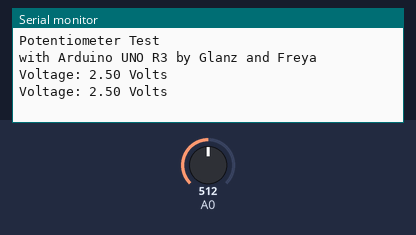
Simulated run of this sketch. Board: Arduino Uno, built with avr-gcc and run on an emulated ATmega328P. Parts: the last lines printed to the serial monitor. The inputs (shaded band) are chosen by the test bench; at power-on: A0 = 512.

Above: at 1.8 s.
1.9 s: A0 set to 716
At 2.8 s:
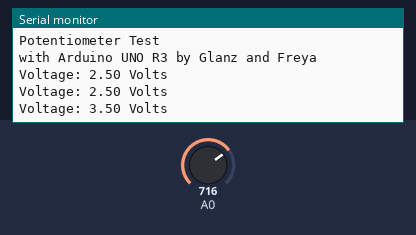
3.4 s: A0 set to 900
At 4.7 s:
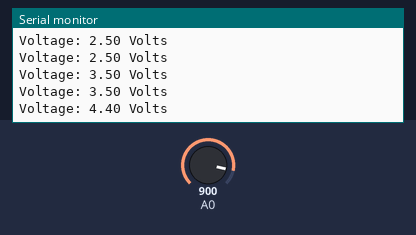
Timing chart, 0 to 6.4 s (numbered marks = the images above; inputs shaded):
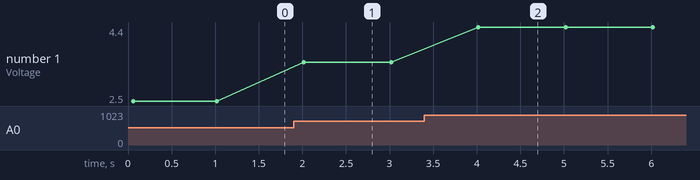

The sketch:

Potentiometer.ino
```cpp
void setup() {
  Serial.begin (9600);
  Serial.println("Potentiometer Test");
  Serial.println("with Arduino UNO R3 by Glanz and Freya");

}

void loop() {
  int sensorValue = analogRead(A0);
  float voltage = sensorValue * (5.0 / 1023.0);

  Serial.print("Voltage: ");
  Serial.print(voltage);
  Serial.println(" Volts");
  delay(1000);
}
```

Measured:
- after the input at 1.9 s, the serial monitor: prints a new line after 0.12 s (image 1)
- after the input at 3.4 s, the serial monitor: prints a new line after 0.62 s (image 2)
- plotted number 1: 2.5 → 3.5 after the input at 1.9 s, 3.5 → 4.4 after the input at 3.4 s
